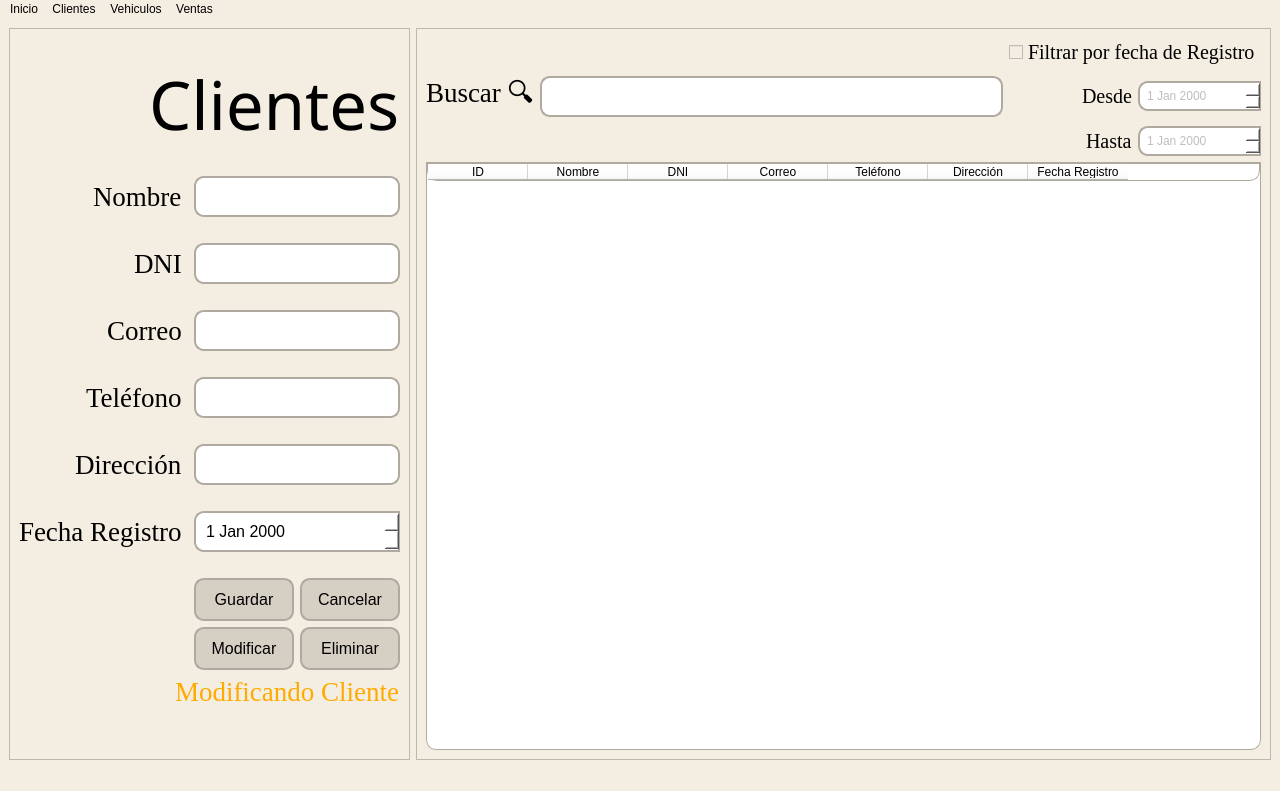
<?xml version="1.0" encoding="UTF-8"?>
<ui version="4.0">
 <class>MainWindow</class>
 <widget class="QMainWindow" name="MainWindow">
  <property name="enabled">
   <bool>true</bool>
  </property>
  <property name="geometry">
   <rect>
    <x>0</x>
    <y>0</y>
    <width>1280</width>
    <height>791</height>
   </rect>
  </property>
  <property name="windowTitle">
   <string>AC Automotores</string>
  </property>
  <property name="windowIcon">
   <iconset>
    <normaloff>PyQT 2024/Prueba/src/gui/img/AC Automotores.jpg</normaloff>PyQT 2024/Prueba/src/gui/img/AC Automotores.jpg</iconset>
  </property>
  <property name="styleSheet">
   <string notr="true">background-color:#f4eee2;</string>
  </property>
  <widget class="QWidget" name="centralwidget">
   <layout class="QGridLayout" name="gridLayout">
    <item row="0" column="2">
     <widget class="QFrame" name="frame_2">
      <property name="frameShape">
       <enum>QFrame::StyledPanel</enum>
      </property>
      <property name="frameShadow">
       <enum>QFrame::Raised</enum>
      </property>
      <layout class="QGridLayout" name="gridLayout_3">
       <item row="0" column="2" colspan="2">
        <widget class="QCheckBox" name="checkBox">
         <property name="font">
          <font>
           <family>Liberation Serif</family>
           <pointsize>15</pointsize>
          </font>
         </property>
         <property name="text">
          <string>Filtrar por fecha de Registro</string>
         </property>
        </widget>
       </item>
       <item row="1" column="1">
        <widget class="QLineEdit" name="txtBuscar">
         <property name="font">
          <font>
           <pointsize>12</pointsize>
          </font>
         </property>
         <property name="styleSheet">
          <string notr="true">    QLineEdit {
        background-color: #ffffff;
        border: 2px solid #b0a99f;
        border-radius: 10px;
        padding: 8px;
    }</string>
         </property>
        </widget>
       </item>
       <item row="1" column="2" alignment="Qt::AlignRight">
        <widget class="QLabel" name="label_8">
         <property name="font">
          <font>
           <family>Liberation Serif</family>
           <pointsize>15</pointsize>
          </font>
         </property>
         <property name="text">
          <string>Desde</string>
         </property>
        </widget>
       </item>
       <item row="2" column="2" alignment="Qt::AlignRight">
        <widget class="QLabel" name="label_9">
         <property name="font">
          <font>
           <family>Liberation Serif</family>
           <pointsize>15</pointsize>
          </font>
         </property>
         <property name="text">
          <string>Hasta</string>
         </property>
        </widget>
       </item>
       <item row="1" column="3">
        <widget class="QDateEdit" name="dtpFechaDesde">
         <property name="enabled">
          <bool>false</bool>
         </property>
         <property name="styleSheet">
          <string notr="true">QDateEdit {
        background-color: #ffffff;
        border: 2px solid #b0a99f;
		border-top-left-radius: 10px;
		border-top-right-radius: 0px;
		border-bottom-left-radius: 10px;
		border-bottom-right-radius: 0px;
        padding: 5px;
    }
</string>
         </property>
        </widget>
       </item>
       <item row="1" column="0">
        <widget class="QLabel" name="label_7">
         <property name="font">
          <font>
           <family>Liberation Serif</family>
           <pointsize>20</pointsize>
           <weight>50</weight>
           <bold>false</bold>
          </font>
         </property>
         <property name="styleSheet">
          <string notr="true">background-color: transparent;
color: black</string>
         </property>
         <property name="text">
          <string>Buscar 🔍</string>
         </property>
        </widget>
       </item>
       <item row="2" column="3">
        <widget class="QDateEdit" name="dtpFechaHasta">
         <property name="enabled">
          <bool>false</bool>
         </property>
         <property name="styleSheet">
          <string notr="true">QDateEdit {
        background-color: #ffffff;
        border: 2px solid #b0a99f;
		border-top-left-radius: 10px;
		border-top-right-radius: 0px;
		border-bottom-left-radius: 10px;
		border-bottom-right-radius: 0px;
        padding: 5px;
    }
</string>
         </property>
        </widget>
       </item>
       <item row="3" column="0" colspan="4">
        <widget class="QTableWidget" name="tblClientes">
         <property name="minimumSize">
          <size>
           <width>791</width>
           <height>0</height>
          </size>
         </property>
         <property name="font">
          <font>
           <pointsize>12</pointsize>
           <kerning>true</kerning>
          </font>
         </property>
         <property name="cursor" stdset="0">
          <cursorShape>ArrowCursor</cursorShape>
         </property>
         <property name="styleSheet">
          <string notr="true">background-color: rgb(255, 255, 255);
border: 1px solid #b0a99f;
border-top-left-radius: 0px;
border-top-right-radius: 0px;
border-bottom-left-radius: 10px;
border-bottom-right-radius: 10px;</string>
         </property>
         <property name="frameShape">
          <enum>QFrame::StyledPanel</enum>
         </property>
         <property name="frameShadow">
          <enum>QFrame::Sunken</enum>
         </property>
         <property name="editTriggers">
          <set>QAbstractItemView::NoEditTriggers</set>
         </property>
         <property name="dragEnabled">
          <bool>false</bool>
         </property>
         <property name="selectionMode">
          <enum>QAbstractItemView::ExtendedSelection</enum>
         </property>
         <property name="selectionBehavior">
          <enum>QAbstractItemView::SelectRows</enum>
         </property>
         <property name="showGrid">
          <bool>true</bool>
         </property>
         <property name="sortingEnabled">
          <bool>true</bool>
         </property>
         <property name="wordWrap">
          <bool>true</bool>
         </property>
         <property name="cornerButtonEnabled">
          <bool>true</bool>
         </property>
         <attribute name="horizontalHeaderVisible">
          <bool>true</bool>
         </attribute>
         <attribute name="horizontalHeaderHighlightSections">
          <bool>true</bool>
         </attribute>
         <attribute name="horizontalHeaderShowSortIndicator" stdset="0">
          <bool>true</bool>
         </attribute>
         <attribute name="verticalHeaderVisible">
          <bool>true</bool>
         </attribute>
         <attribute name="verticalHeaderHighlightSections">
          <bool>true</bool>
         </attribute>
         <column>
          <property name="text">
           <string>ID</string>
          </property>
         </column>
         <column>
          <property name="text">
           <string>Nombre</string>
          </property>
         </column>
         <column>
          <property name="text">
           <string>DNI</string>
          </property>
         </column>
         <column>
          <property name="text">
           <string>Correo</string>
          </property>
         </column>
         <column>
          <property name="text">
           <string>Teléfono</string>
          </property>
         </column>
         <column>
          <property name="text">
           <string>Dirección</string>
          </property>
         </column>
         <column>
          <property name="text">
           <string>Fecha Registro</string>
          </property>
         </column>
        </widget>
       </item>
      </layout>
     </widget>
    </item>
    <item row="0" column="0">
     <widget class="QFrame" name="frame">
      <property name="frameShape">
       <enum>QFrame::StyledPanel</enum>
      </property>
      <property name="frameShadow">
       <enum>QFrame::Raised</enum>
      </property>
      <layout class="QGridLayout" name="gridLayout_2">
       <item row="9" column="0" alignment="Qt::AlignRight">
        <widget class="QLabel" name="label_4">
         <property name="font">
          <font>
           <family>Liberation Serif</family>
           <pointsize>20</pointsize>
           <weight>50</weight>
           <bold>false</bold>
          </font>
         </property>
         <property name="styleSheet">
          <string notr="true">background-color: transparent;
color: black</string>
         </property>
         <property name="text">
          <string>Teléfono</string>
         </property>
        </widget>
       </item>
       <item row="1" column="0" colspan="4" alignment="Qt::AlignRight">
        <widget class="QLabel" name="label">
         <property name="font">
          <font>
           <family>Unispace</family>
           <pointsize>50</pointsize>
           <weight>50</weight>
           <bold>false</bold>
          </font>
         </property>
         <property name="autoFillBackground">
          <bool>false</bool>
         </property>
         <property name="styleSheet">
          <string notr="true">background-color: transparent;
color: black</string>
         </property>
         <property name="text">
          <string>Clientes</string>
         </property>
        </widget>
       </item>
       <item row="3" column="2" colspan="2">
        <widget class="QLineEdit" name="txtNombre">
         <property name="font">
          <font>
           <pointsize>12</pointsize>
          </font>
         </property>
         <property name="styleSheet">
          <string notr="true">    QLineEdit {
        background-color: #ffffff;
        border: 2px solid #b0a99f;
        border-radius: 10px;
        padding: 8px;
    }</string>
         </property>
        </widget>
       </item>
       <item row="9" column="2" colspan="2">
        <widget class="QLineEdit" name="txtTelefono">
         <property name="font">
          <font>
           <pointsize>12</pointsize>
          </font>
         </property>
         <property name="styleSheet">
          <string notr="true">    QLineEdit {
        background-color: #ffffff;
        border: 2px solid #b0a99f;
        border-radius: 10px;
        padding: 8px;
    }</string>
         </property>
        </widget>
       </item>
       <item row="4" column="3">
        <spacer name="horizontalSpacer">
         <property name="orientation">
          <enum>Qt::Horizontal</enum>
         </property>
         <property name="sizeType">
          <enum>QSizePolicy::Fixed</enum>
         </property>
         <property name="sizeHint" stdset="0">
          <size>
           <width>100</width>
           <height>20</height>
          </size>
         </property>
        </spacer>
       </item>
       <item row="16" column="2">
        <widget class="QPushButton" name="btnModificar">
         <property name="enabled">
          <bool>true</bool>
         </property>
         <property name="font">
          <font>
           <pointsize>12</pointsize>
          </font>
         </property>
         <property name="cursor">
          <cursorShape>PointingHandCursor</cursorShape>
         </property>
         <property name="styleSheet">
          <string notr="true">    QPushButton {
        background-color: #d6cfc3;
        border: 2px solid #b0a99f;
        border-radius: 10px;
        padding: 10px;
    }

    QPushButton:hover {
        background-color: #c1b1a4;
    }
</string>
         </property>
         <property name="text">
          <string>Modificar</string>
         </property>
        </widget>
       </item>
       <item row="16" column="3">
        <widget class="QPushButton" name="btnEliminar">
         <property name="enabled">
          <bool>true</bool>
         </property>
         <property name="font">
          <font>
           <pointsize>12</pointsize>
          </font>
         </property>
         <property name="cursor">
          <cursorShape>PointingHandCursor</cursorShape>
         </property>
         <property name="styleSheet">
          <string notr="true">    QPushButton {
        background-color: #d6cfc3;
        border: 2px solid #b0a99f;
        border-radius: 10px;
        padding: 10px;
    }

    QPushButton:hover {
        background-color: #c1b1a4;
    }
</string>
         </property>
         <property name="text">
          <string>Eliminar</string>
         </property>
        </widget>
       </item>
       <item row="13" column="0" alignment="Qt::AlignRight">
        <widget class="QLabel" name="label_6">
         <property name="font">
          <font>
           <family>Liberation Serif</family>
           <pointsize>20</pointsize>
           <weight>50</weight>
           <bold>false</bold>
          </font>
         </property>
         <property name="styleSheet">
          <string notr="true">background-color: transparent;
color: black</string>
         </property>
         <property name="text">
          <string>Fecha Registro</string>
         </property>
        </widget>
       </item>
       <item row="4" column="0">
        <spacer name="verticalSpacer">
         <property name="orientation">
          <enum>Qt::Vertical</enum>
         </property>
         <property name="sizeType">
          <enum>QSizePolicy::Fixed</enum>
         </property>
         <property name="sizeHint" stdset="0">
          <size>
           <width>20</width>
           <height>20</height>
          </size>
         </property>
        </spacer>
       </item>
       <item row="10" column="2">
        <spacer name="verticalSpacer_3">
         <property name="orientation">
          <enum>Qt::Vertical</enum>
         </property>
         <property name="sizeType">
          <enum>QSizePolicy::Fixed</enum>
         </property>
         <property name="sizeHint" stdset="0">
          <size>
           <width>20</width>
           <height>20</height>
          </size>
         </property>
        </spacer>
       </item>
       <item row="8" column="2">
        <spacer name="verticalSpacer_2">
         <property name="orientation">
          <enum>Qt::Vertical</enum>
         </property>
         <property name="sizeType">
          <enum>QSizePolicy::Fixed</enum>
         </property>
         <property name="sizeHint" stdset="0">
          <size>
           <width>20</width>
           <height>20</height>
          </size>
         </property>
        </spacer>
       </item>
       <item row="11" column="2" colspan="2">
        <widget class="QLineEdit" name="txtDireccion">
         <property name="font">
          <font>
           <pointsize>12</pointsize>
          </font>
         </property>
         <property name="styleSheet">
          <string notr="true">    QLineEdit {
        background-color: #ffffff;
        border: 2px solid #b0a99f;
        border-radius: 10px;
        padding: 8px;
    }</string>
         </property>
        </widget>
       </item>
       <item row="18" column="2">
        <spacer name="verticalSpacer_6">
         <property name="orientation">
          <enum>Qt::Vertical</enum>
         </property>
         <property name="sizeHint" stdset="0">
          <size>
           <width>20</width>
           <height>40</height>
          </size>
         </property>
        </spacer>
       </item>
       <item row="12" column="2">
        <spacer name="verticalSpacer_4">
         <property name="orientation">
          <enum>Qt::Vertical</enum>
         </property>
         <property name="sizeType">
          <enum>QSizePolicy::Fixed</enum>
         </property>
         <property name="sizeHint" stdset="0">
          <size>
           <width>20</width>
           <height>20</height>
          </size>
         </property>
        </spacer>
       </item>
       <item row="11" column="0" alignment="Qt::AlignRight">
        <widget class="QLabel" name="label_5">
         <property name="font">
          <font>
           <family>Liberation Serif</family>
           <pointsize>20</pointsize>
           <weight>50</weight>
           <bold>false</bold>
          </font>
         </property>
         <property name="styleSheet">
          <string notr="true">background-color: transparent;
color: black</string>
         </property>
         <property name="text">
          <string>Dirección</string>
         </property>
        </widget>
       </item>
       <item row="13" column="2" colspan="2">
        <widget class="QDateEdit" name="dtpFechaRegistro">
         <property name="font">
          <font>
           <pointsize>12</pointsize>
          </font>
         </property>
         <property name="styleSheet">
          <string notr="true">QDateEdit {
        background-color: #ffffff;
        border: 2px solid #b0a99f;
		border-top-left-radius: 10px;
		border-top-right-radius: 0px;
		border-bottom-left-radius: 10px;
		border-bottom-right-radius: 0px;
        padding: 8px;
    }
</string>
         </property>
        </widget>
       </item>
       <item row="15" column="2">
        <widget class="QPushButton" name="btnGuardar">
         <property name="font">
          <font>
           <pointsize>12</pointsize>
          </font>
         </property>
         <property name="cursor">
          <cursorShape>PointingHandCursor</cursorShape>
         </property>
         <property name="styleSheet">
          <string notr="true">    QPushButton {
        background-color: #d6cfc3;
        border: 2px solid #b0a99f;
        border-radius: 10px;
        padding: 10px;
    }

    QPushButton:hover {
        background-color: #c1b1a4;
    }
</string>
         </property>
         <property name="text">
          <string>Guardar</string>
         </property>
        </widget>
       </item>
       <item row="17" column="0" colspan="4" alignment="Qt::AlignRight">
        <widget class="QLabel" name="lblModificar">
         <property name="font">
          <font>
           <family>Liberation Serif</family>
           <pointsize>20</pointsize>
          </font>
         </property>
         <property name="styleSheet">
          <string notr="true">color: rgb(255, 170, 0)</string>
         </property>
         <property name="text">
          <string>Modificando Cliente</string>
         </property>
        </widget>
       </item>
       <item row="15" column="3">
        <widget class="QPushButton" name="btnCancelar">
         <property name="font">
          <font>
           <pointsize>12</pointsize>
          </font>
         </property>
         <property name="cursor">
          <cursorShape>PointingHandCursor</cursorShape>
         </property>
         <property name="styleSheet">
          <string notr="true">    QPushButton {
        background-color: #d6cfc3;
        border: 2px solid #b0a99f;
        border-radius: 10px;
        padding: 10px;
    }

    QPushButton:hover {
        background-color: #c1b1a4;
    }
</string>
         </property>
         <property name="text">
          <string>Cancelar</string>
         </property>
        </widget>
       </item>
       <item row="3" column="0" alignment="Qt::AlignRight">
        <widget class="QLabel" name="label_2">
         <property name="font">
          <font>
           <family>Liberation Serif</family>
           <pointsize>20</pointsize>
           <weight>50</weight>
           <bold>false</bold>
          </font>
         </property>
         <property name="styleSheet">
          <string notr="true"/>
         </property>
         <property name="text">
          <string>Nombre</string>
         </property>
        </widget>
       </item>
       <item row="4" column="2">
        <spacer name="horizontalSpacer_2">
         <property name="orientation">
          <enum>Qt::Horizontal</enum>
         </property>
         <property name="sizeType">
          <enum>QSizePolicy::Fixed</enum>
         </property>
         <property name="sizeHint" stdset="0">
          <size>
           <width>100</width>
           <height>20</height>
          </size>
         </property>
        </spacer>
       </item>
       <item row="0" column="0">
        <spacer name="verticalSpacer_5">
         <property name="orientation">
          <enum>Qt::Vertical</enum>
         </property>
         <property name="sizeType">
          <enum>QSizePolicy::Fixed</enum>
         </property>
         <property name="sizeHint" stdset="0">
          <size>
           <width>20</width>
           <height>20</height>
          </size>
         </property>
        </spacer>
       </item>
       <item row="2" column="2">
        <spacer name="verticalSpacer_7">
         <property name="orientation">
          <enum>Qt::Vertical</enum>
         </property>
         <property name="sizeType">
          <enum>QSizePolicy::Fixed</enum>
         </property>
         <property name="sizeHint" stdset="0">
          <size>
           <width>20</width>
           <height>20</height>
          </size>
         </property>
        </spacer>
       </item>
       <item row="5" column="0" alignment="Qt::AlignRight">
        <widget class="QLabel" name="label_10">
         <property name="font">
          <font>
           <family>Liberation Serif</family>
           <pointsize>20</pointsize>
          </font>
         </property>
         <property name="styleSheet">
          <string notr="true"/>
         </property>
         <property name="text">
          <string>DNI</string>
         </property>
        </widget>
       </item>
       <item row="6" column="2">
        <spacer name="verticalSpacer_8">
         <property name="orientation">
          <enum>Qt::Vertical</enum>
         </property>
         <property name="sizeType">
          <enum>QSizePolicy::Fixed</enum>
         </property>
         <property name="sizeHint" stdset="0">
          <size>
           <width>20</width>
           <height>20</height>
          </size>
         </property>
        </spacer>
       </item>
       <item row="7" column="0" alignment="Qt::AlignRight">
        <widget class="QLabel" name="label_3">
         <property name="font">
          <font>
           <family>Liberation Serif</family>
           <pointsize>20</pointsize>
           <weight>50</weight>
           <bold>false</bold>
          </font>
         </property>
         <property name="styleSheet">
          <string notr="true">background-color: transparent;
color: black</string>
         </property>
         <property name="text">
          <string>Correo</string>
         </property>
        </widget>
       </item>
       <item row="7" column="2" colspan="2">
        <widget class="QLineEdit" name="txtCorreo">
         <property name="font">
          <font>
           <pointsize>12</pointsize>
          </font>
         </property>
         <property name="styleSheet">
          <string notr="true">    QLineEdit {
        background-color: #ffffff;
        border: 2px solid #b0a99f;
        border-radius: 10px;
        padding: 8px;
    }</string>
         </property>
        </widget>
       </item>
       <item row="5" column="2" colspan="2">
        <widget class="QLineEdit" name="txtDNI">
         <property name="font">
          <font>
           <pointsize>12</pointsize>
          </font>
         </property>
         <property name="styleSheet">
          <string notr="true">    QLineEdit {
        background-color: #ffffff;
        border: 2px solid #b0a99f;
        border-radius: 10px;
        padding: 8px;
    }</string>
         </property>
        </widget>
       </item>
       <item row="14" column="2">
        <spacer name="verticalSpacer_9">
         <property name="orientation">
          <enum>Qt::Vertical</enum>
         </property>
         <property name="sizeType">
          <enum>QSizePolicy::Fixed</enum>
         </property>
         <property name="sizeHint" stdset="0">
          <size>
           <width>20</width>
           <height>20</height>
          </size>
         </property>
        </spacer>
       </item>
      </layout>
     </widget>
    </item>
   </layout>
  </widget>
  <widget class="QMenuBar" name="menubar">
   <property name="geometry">
    <rect>
     <x>0</x>
     <y>0</y>
     <width>1280</width>
     <height>21</height>
    </rect>
   </property>
   <widget class="QMenu" name="menuClientes">
    <property name="font">
     <font>
      <pointsize>10</pointsize>
     </font>
    </property>
    <property name="styleSheet">
     <string notr="true"/>
    </property>
    <property name="title">
     <string>Clientes</string>
    </property>
   </widget>
   <widget class="QMenu" name="menuVehiculos">
    <property name="title">
     <string>Vehiculos</string>
    </property>
   </widget>
   <widget class="QMenu" name="menuVentas">
    <property name="title">
     <string>Ventas</string>
    </property>
   </widget>
   <widget class="QMenu" name="menuInicio">
    <property name="styleSheet">
     <string notr="true"/>
    </property>
    <property name="title">
     <string>Inicio</string>
    </property>
   </widget>
   <addaction name="menuInicio"/>
   <addaction name="menuClientes"/>
   <addaction name="menuVehiculos"/>
   <addaction name="menuVentas"/>
  </widget>
  <widget class="QStatusBar" name="statusbar"/>
 </widget>
 <tabstops>
  <tabstop>txtNombre</tabstop>
  <tabstop>txtDNI</tabstop>
  <tabstop>txtCorreo</tabstop>
  <tabstop>txtTelefono</tabstop>
  <tabstop>txtDireccion</tabstop>
  <tabstop>dtpFechaRegistro</tabstop>
  <tabstop>btnGuardar</tabstop>
  <tabstop>btnCancelar</tabstop>
  <tabstop>btnModificar</tabstop>
  <tabstop>btnEliminar</tabstop>
  <tabstop>txtBuscar</tabstop>
  <tabstop>checkBox</tabstop>
  <tabstop>dtpFechaDesde</tabstop>
  <tabstop>dtpFechaHasta</tabstop>
  <tabstop>tblClientes</tabstop>
 </tabstops>
 <resources/>
 <connections>
  <connection>
   <sender>btnCancelar</sender>
   <signal>clicked()</signal>
   <receiver>txtDireccion</receiver>
   <slot>clear()</slot>
   <hints>
    <hint type="sourcelabel">
     <x>398</x>
     <y>658</y>
    </hint>
    <hint type="destinationlabel">
     <x>398</x>
     <y>510</y>
    </hint>
   </hints>
  </connection>
  <connection>
   <sender>btnCancelar</sender>
   <signal>clicked()</signal>
   <receiver>txtTelefono</receiver>
   <slot>clear()</slot>
   <hints>
    <hint type="sourcelabel">
     <x>398</x>
     <y>658</y>
    </hint>
    <hint type="destinationlabel">
     <x>398</x>
     <y>437</y>
    </hint>
   </hints>
  </connection>
  <connection>
   <sender>btnCancelar</sender>
   <signal>clicked()</signal>
   <receiver>txtCorreo</receiver>
   <slot>clear()</slot>
   <hints>
    <hint type="sourcelabel">
     <x>398</x>
     <y>658</y>
    </hint>
    <hint type="destinationlabel">
     <x>398</x>
     <y>364</y>
    </hint>
   </hints>
  </connection>
  <connection>
   <sender>btnCancelar</sender>
   <signal>clicked()</signal>
   <receiver>txtNombre</receiver>
   <slot>clear()</slot>
   <hints>
    <hint type="sourcelabel">
     <x>398</x>
     <y>658</y>
    </hint>
    <hint type="destinationlabel">
     <x>398</x>
     <y>218</y>
    </hint>
   </hints>
  </connection>
  <connection>
   <sender>btnCancelar</sender>
   <signal>clicked()</signal>
   <receiver>txtNombre</receiver>
   <slot>setFocus()</slot>
   <hints>
    <hint type="sourcelabel">
     <x>398</x>
     <y>658</y>
    </hint>
    <hint type="destinationlabel">
     <x>398</x>
     <y>218</y>
    </hint>
   </hints>
  </connection>
  <connection>
   <sender>checkBox</sender>
   <signal>clicked(bool)</signal>
   <receiver>dtpFechaDesde</receiver>
   <slot>setEnabled(bool)</slot>
   <hints>
    <hint type="sourcelabel">
     <x>1086</x>
     <y>60</y>
    </hint>
    <hint type="destinationlabel">
     <x>1260</x>
     <y>106</y>
    </hint>
   </hints>
  </connection>
  <connection>
   <sender>checkBox</sender>
   <signal>clicked(bool)</signal>
   <receiver>dtpFechaHasta</receiver>
   <slot>setEnabled(bool)</slot>
   <hints>
    <hint type="sourcelabel">
     <x>1128</x>
     <y>58</y>
    </hint>
    <hint type="destinationlabel">
     <x>1260</x>
     <y>150</y>
    </hint>
   </hints>
  </connection>
  <connection>
   <sender>btnGuardar</sender>
   <signal>clicked()</signal>
   <receiver>lblModificar</receiver>
   <slot>clear()</slot>
   <hints>
    <hint type="sourcelabel">
     <x>292</x>
     <y>658</y>
    </hint>
    <hint type="destinationlabel">
     <x>398</x>
     <y>744</y>
    </hint>
   </hints>
  </connection>
  <connection>
   <sender>btnCancelar</sender>
   <signal>clicked()</signal>
   <receiver>lblModificar</receiver>
   <slot>clear()</slot>
   <hints>
    <hint type="sourcelabel">
     <x>398</x>
     <y>658</y>
    </hint>
    <hint type="destinationlabel">
     <x>398</x>
     <y>744</y>
    </hint>
   </hints>
  </connection>
  <connection>
   <sender>btnCancelar</sender>
   <signal>clicked()</signal>
   <receiver>txtDNI</receiver>
   <slot>clear()</slot>
   <hints>
    <hint type="sourcelabel">
     <x>352</x>
     <y>633</y>
    </hint>
    <hint type="destinationlabel">
     <x>398</x>
     <y>270</y>
    </hint>
   </hints>
  </connection>
 </connections>
</ui>
